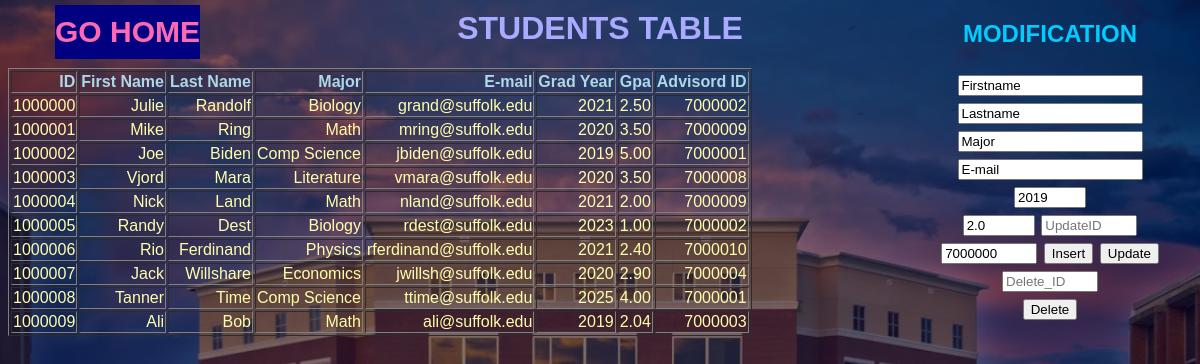
/Students.php, run on the app's committed database.
### tables this page shows
CREATE TABLE `student` (
  `student_id` int(20) NOT NULL,
  `f_name` varchar(300) DEFAULT NULL,
  `l_name` varchar(300) DEFAULT NULL,
  `major` varchar(300) DEFAULT NULL,
  `email` varchar(300) DEFAULT NULL,
  `grad_year` int(20) DEFAULT NULL,
  `gpa` decimal(3,2) DEFAULT NULL,
  `advisor_id` int(11) DEFAULT NULL
);

### Students.php (the view, shortened to what this page needs)
<?php
    include_once 'includes/dbh.inc.php';
    ?>
<!DOCTYPE html>
<html lang="en" dir="ltr">
  <head>
    <link rel="stylesheet" type="text/css" href="style.css">
<h1>Students Table</h1>
  </head>
  <body>
    <div id="table" class="students">
      <table class="studtable sortable jquery-tablesorter" border="1" style="text-align:right;">
        <thead>
          <tr>
            <th class="headerSort headerSortUP" tabindex="0" role="columnheader button" title="Sort ascending">ID </th>
            <th class="headerSort" tabindex="0" role="columnheader button" title="Sort ascending">First Name</th>
            <th class="headerSort" tabindex="0" role="columnheader button" title="Sort ascending">Last Name</th>
            <th class="headerSort" tabindex="0" role="columnheader button" title="Sort ascending">Major</th>
            <th class="headerSort" tabindex="0" role="columnheader button" title="Sort ascending">E-mail</th>
            <th class="headerSort" tabindex="0" role="columnheader button" title="Sort ascending">Grad Year</th>
            <th class="headerSort" tabindex="0" role="columnheader button" title="Sort ascending">Gpa</th>
            <th class="headerSort" tabindex="0" role="columnheader button" title="Sort ascending">Advisord ID</th>
          </tr>
        </thead>
        <tbody>
          <?php
          $sql ="SELECT * FROM student;";
          $result = mysqli_query($conn,$sql);
          $resultCheck = mysqli_num_rows($result);
          if ($resultCheck > 0){
            while ($row =mysqli_fetch_assoc($result)){
              echo "<tr>";
              echo "<td>";
              echo $row['student_id'] ."<br>";
              echo "</td>";
              echo "<td>";
              echo $row['f_name'] ."<br>";
              echo "</td>";
              echo "<td>";
              echo $row['l_name'] ."<br>";
              echo "</td>";
              echo "<td>";
              echo $row['major'] ."<br>";
              echo "</td>";
              echo "<td>";
              echo $row['email'] ."<br>";
              echo "</td>";
              echo "<td>";
              echo $row['grad_year'] ."<br>";
              echo "</td>";
              echo "<td>";
              echo $row['gpa'] ."<br>";
              echo "</td>";
              echo "<td>";
              echo $row['advisor_id'] ."<br>";
              echo "</td>";
              echo "</tr>" ;
          }
      }
      ?>
    </div>
    <div class="absolute">
      <form action="includes/insert.inc.php" method="POST">
        <h2>Modification<h2>
        <input type="text" name="first" value="Firstname">
        <br>
        <input type="text" name="last" value="Lastname">
        <br>
        <input type="text" name="major" value="Major">
        <br>
        <input type="text" name="email" value="E-mail">
        <br>
        <input type="number" min=2019 max=2025 name="gy" value="2019">
        <br>
        <input type="number" min=0 max=4.0 step="0.01" name="gpa" value=2.0>
        <input type="number" min=1000000 max=6999999   placeholder="UpdateID" name="u_id" >
        <br>
        <input type="number" min=7000000 max=7000100  name="Advisor" value=7000000>
        <button type=" submit" name='insert'>Insert</button>
        <button type=" submit" name='update'>Update</button>
        <br>
        <input type="number" min=1000000 max=6999999   placeholder="Delete_ID" name="d_id" >
        <br>
        <button type=" submit" name='delete'>Delete</button>
      </form>
    </div>
  <a href="../php_thing" class='pos' >GO HOME</a>
  </body>
</html>

### style.css (style rules this page uses)
body { margin: 1000; padding: 0; text-align: center; background: linear-gradient(rgba(0,0,50,0.5),rgba(0,0,50,0.5)),url(library_0.jpg); background-size: cover; font-family: sans-serif; }
h1 { margin-top: 10px; color: #AAf; text-transform: uppercase; transition: all 4 ease-in-out; }
thead { margin-top: 10px; color: #add8e6; transition: all 4 ease-in-out; }
tbody { right: 30px; color: #ffa; transition: all 4 ease-in-out; }
h2 { margin-top: 10px; color: #0CF; text-transform: uppercase; transition: all 4 ease-in-out; }
a:link, a:visited { font-size: 30px; text-decoration: none; padding: 10px 0px; color: hotpink; font-weight: bold; background-color: #000080; }

### Students.php (style rules this page uses)
div.absolute { position: absolute; top: 10px; right: 0; width: 300px; height: 300px; border: 0px solid #73AD21; }
a.pos { position: absolute; top: 5px; right: 1000px; border: 0px solid #FFFF; }

### data on the page
student: student_id "1000000", f_name "Julie", l_name "Randolf", major "Biology", email "grand@suffolk.edu", grad_year "2021", gpa "2.50", advisor "7000002"
student: student_id "1000001", f_name "Mike", l_name "Ring", major "Math", email "mring@suffolk.edu", grad_year "2020", gpa "3.50", advisor "7000009"
student: student_id "1000002", f_name "Joe", l_name "Biden", major "Comp Science", email "jbiden@suffolk.edu", grad_year "2019", gpa "5.00", advisor "7000001"
student: student_id "1000003", f_name "Vjord", l_name "Mara", major "Literature", email "vmara@suffolk.edu", grad_year "2020", gpa "3.50", advisor "7000008"
student: student_id "1000004", f_name "Nick", l_name "Land", major "Math", email "nland@suffolk.edu", grad_year "2021", gpa "2.00", advisor "7000009"
student: student_id "1000005", f_name "Randy", l_name "Dest", major "Biology", email "rdest@suffolk.edu", grad_year "2023", gpa "1.00", advisor "7000002"
student: student_id "1000006", f_name "Rio", l_name "Ferdinand", major "Physics", email "rferdinand@suffolk.edu", grad_year "2021", gpa "2.40", advisor "7000010"
student: student_id "1000007", f_name "Jack", l_name "Willshare", major "Economics", email "jwillsh@suffolk.edu", grad_year "2020", gpa "2.90", advisor "7000004"
student: student_id "1000008", f_name "Tanner", l_name "Time", major "Comp Science", email "ttime@suffolk.edu", grad_year "2025", gpa "4.00", advisor "7000001"
student: student_id "1000009", f_name "Ali", l_name "Bob", major "Math", email "ali@suffolk.edu", grad_year "2019", gpa "2.04", advisor "7000003"
